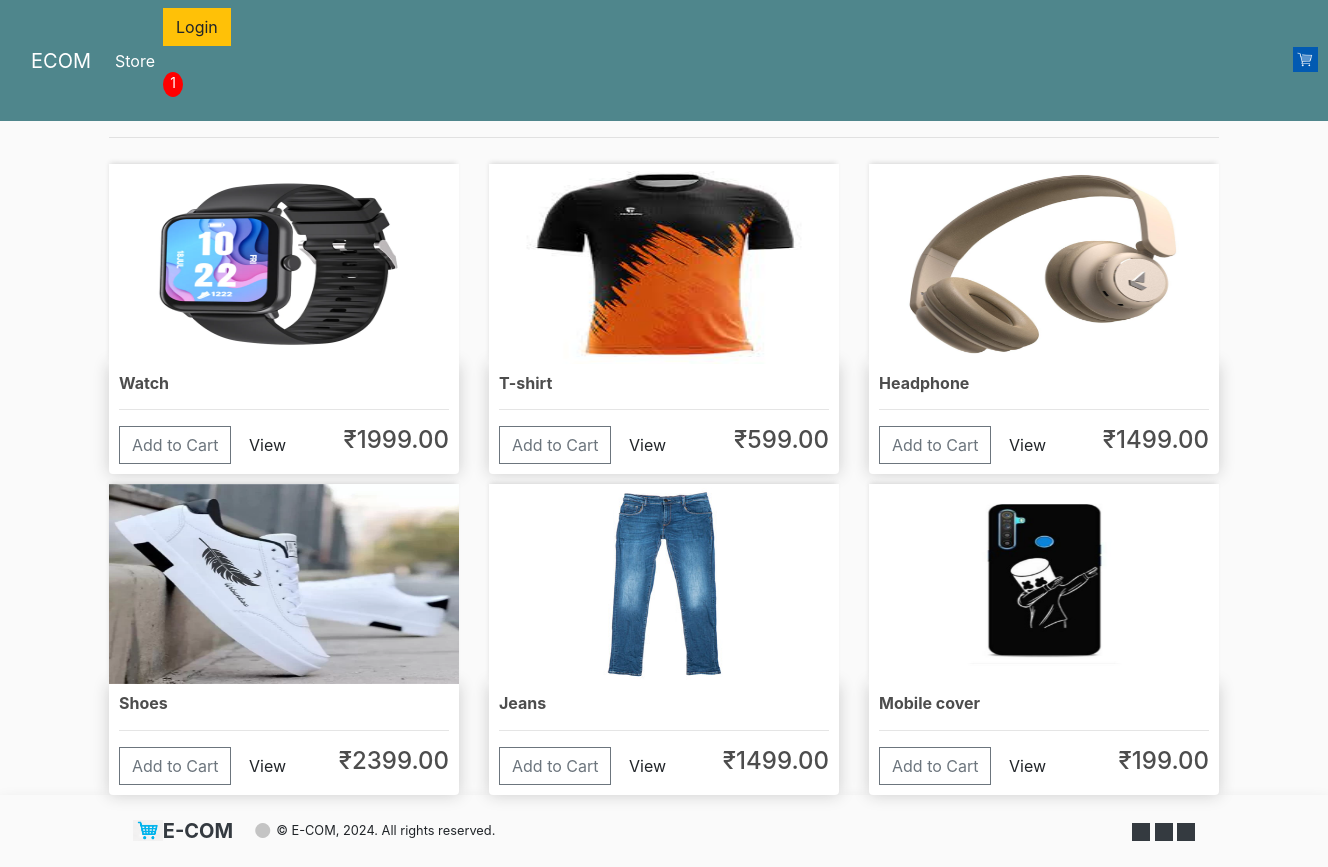
The app's page / (signed in) with its own data.
### storeapp/models.py (models this page shows, shortened)
class Product(models.Model):
    name=models.CharField(max_length=200, null=True)
    price=models.FloatField()
    digital=models.BooleanField(default=False,null=True,blank=True)
    image=models.ImageField(null=True,blank=True)

### storeapp/views.py (the view)
# urls.py: path('', views.store, name="store"),
def store(request):
	if request.user.is_authenticated:
		customer=request.user.customer
		order, created=Order.objects.get_or_create(customer=customer, complete=False)
		items=order.orderitem_set.all()
		cartItems=order.get_cart_items
	else:
		items=[]
		order={'get_cart_total':0,'get_cart_items':0,'shipping':False}
		cartItems=order['get_cart_items']
	context = {'items':items,'order':order}
	products=Product.objects.all()
	context = {'products':products,'cartItems':cartItems }
	return render(request, 'store/store.html', context)

### storeapp/models.py (called while the page is built)
    @property
    def get_cart_items(self):
        orderitems=self.orderitem_set.all()
        total=sum([item.quantity for item in orderitems])
        return total

### storeapp/templates/store/store.html
{%extends 'store/main.html'%}
{%load static%}
{%block content%}
 <div class="row">
    {%for product in products %}
    <div class="col-lg-4">
        <img class="thumbnail" src="{{product.image.url}}" alt="">
        <div class="box-element product">
            <h6><strong>{{product.name}}</strong></h6>
            <hr>
            <button data-product={{product.id}} data-action="add"  class="btn btn-outline-secondary add-btn update-cart">Add to Cart</button>
            <a class="btn btn-outline-sucess" href="#">View</a>
            <h4 style="display: inline-block; float:right;">₹{{product.price|floatformat:2}}</h4>
        </div>
    </div>
    {%endfor%}
 </div>
{%endblock content%}

### storeapp/static/css/main.css (style rules this page uses)
body { background-color: hsl(0, 0%, 98%); }
h1,h2,h3,h4,h5,h6 { color:hsl(0, 0%, 30%); }
.box-element { box-shadow:hsl(0, 0%, 80%) 0 0 16px; background-color: #fff; border-radius: 4px; padding: 10px; }
.thumbnail { width: 100%; height: 200px; -webkit-box-shadow: -1px -3px 5px -2px rgba(214,214,214,1); -moz-box-shadow: -1px -3px 5px -2px rgba(214,214,214,1); box-shadow: -1px -3px 5px -2px rgba(214,214,214,1); }
.product { border-radius: 0 0 4px 4px; }
.col-lg-4, .col-lg-6, .col-lg-8, .col-lg-12 { margin-top: 10px; }
.btn { border-radius: 0; }

### records on screen
Product: image (picture), name "Watch", price "1999.00"
Product: image (picture), name "T-shirt", price "599.00"
Product: image (picture), name "Headphone", price "1499.00"
Product: image (picture), name "Shoes", price "2399.00"
Product: image (picture), name "Jeans", price "1499.00"
Product: image (picture), name "Mobile cover", price "199.00"

### other values on screen
{{ cartItems }} "1"
